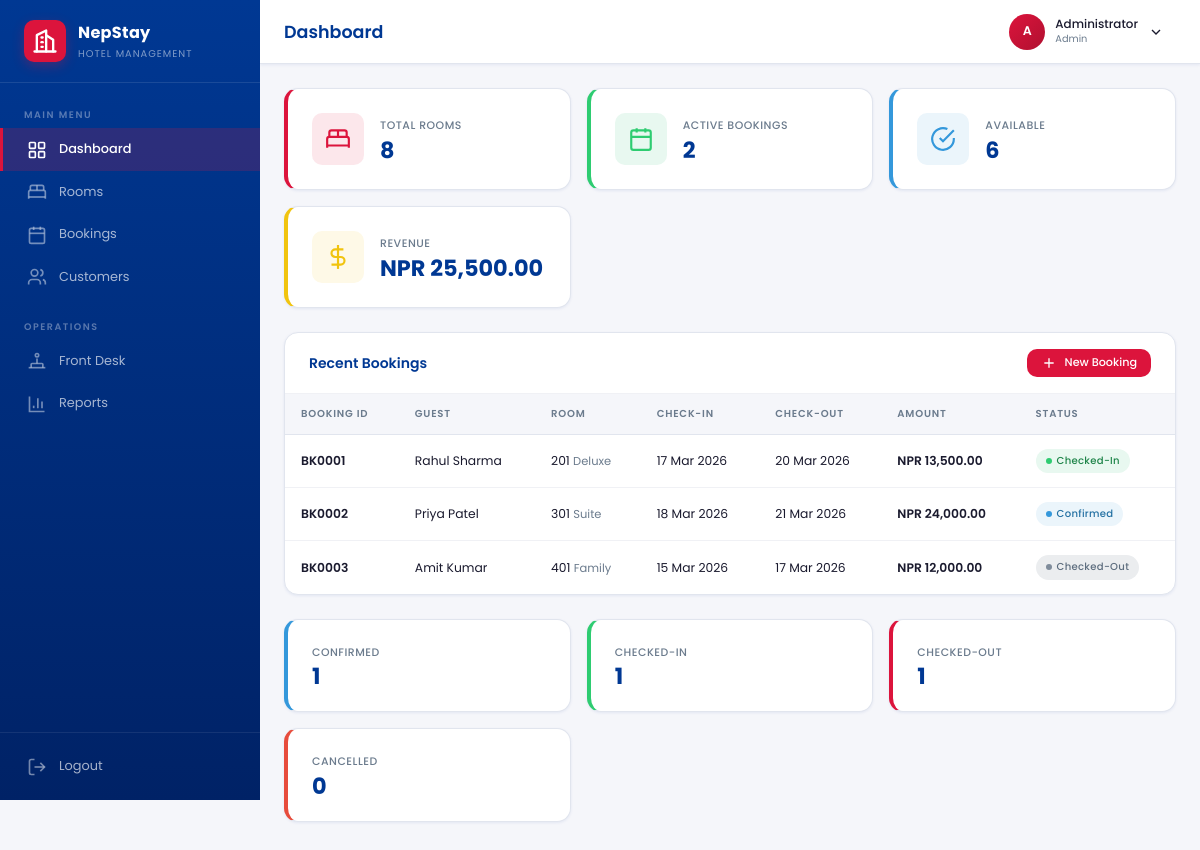
/admin/index.php (signed in), run on the app's committed database.
### tables this page shows
CREATE TABLE users (
    id INT AUTO_INCREMENT PRIMARY KEY,
    name VARCHAR(100) NOT NULL,
    email VARCHAR(255) UNIQUE NOT NULL,
    password VARCHAR(255) NOT NULL,
    role ENUM('admin','staff','manager') DEFAULT 'admin',
    avatar VARCHAR(255) DEFAULT NULL,
    created_at TIMESTAMP DEFAULT CURRENT_TIMESTAMP,
    updated_at TIMESTAMP DEFAULT CURRENT_TIMESTAMP ON UPDATE CURRENT_TIMESTAMP
);

CREATE TABLE bookings (
    id INT AUTO_INCREMENT PRIMARY KEY,
    customer_id INT NOT NULL,
    room_id INT NOT NULL,
    check_in DATE NOT NULL,
    check_out DATE NOT NULL,
    guests INT DEFAULT 1,
    total_amount DECIMAL(10,2) DEFAULT 0.00,
    status ENUM('Confirmed','Checked-In','Checked-Out','Cancelled') DEFAULT 'Confirmed',
    notes TEXT,
    checked_in_at DATETIME DEFAULT NULL,
    checked_out_at DATETIME DEFAULT NULL,
    created_at TIMESTAMP DEFAULT CURRENT_TIMESTAMP,
    updated_at TIMESTAMP DEFAULT CURRENT_TIMESTAMP ON UPDATE CURRENT_TIMESTAMP,
    FOREIGN KEY (customer_id) REFERENCES customers(id) ON DELETE CASCADE,
    FOREIGN KEY (room_id) REFERENCES rooms(id) ON DELETE CASCADE
);

CREATE TABLE customers (
    id INT AUTO_INCREMENT PRIMARY KEY,
    name VARCHAR(100) NOT NULL,
    email VARCHAR(255) DEFAULT NULL,
    phone VARCHAR(20) NOT NULL,
    address TEXT,
    id_proof ENUM('Passport','Driving License','National ID','Aadhar','Other') DEFAULT 'National ID',
    id_number VARCHAR(50) DEFAULT NULL,
    created_at TIMESTAMP DEFAULT CURRENT_TIMESTAMP,
    updated_at TIMESTAMP DEFAULT CURRENT_TIMESTAMP ON UPDATE CURRENT_TIMESTAMP
);

CREATE TABLE rooms (
    id INT AUTO_INCREMENT PRIMARY KEY,
    room_number VARCHAR(10) UNIQUE NOT NULL,
    type ENUM('Standard','Deluxe','Suite','Family') NOT NULL DEFAULT 'Standard',
    floor INT DEFAULT 1,
    price DECIMAL(10,2) NOT NULL,
    max_guests INT DEFAULT 2,
    description TEXT,
    amenities VARCHAR(500) DEFAULT NULL,
    status ENUM('Available','Occupied','Maintenance','Reserved') DEFAULT 'Available',
    image VARCHAR(255) DEFAULT NULL,
    created_at TIMESTAMP DEFAULT CURRENT_TIMESTAMP,
    updated_at TIMESTAMP DEFAULT CURRENT_TIMESTAMP ON UPDATE CURRENT_TIMESTAMP
);

### includes/functions.php (called while the page is built, shortened)
<?php
function format_currency($amount) {
    return 'NPR ' . number_format((float)$amount, 2);
}
function format_date($date, $format = 'd M Y') {
    return date($format, strtotime($date));
}
function badge_class($status) {
    $map = [
        'Available'   => 'badge-success',
        'Occupied'    => 'badge-danger',
        'Maintenance' => 'badge-warning',
        'Reserved'    => 'badge-info',
        'Confirmed'   => 'badge-info',
        'Checked-In'  => 'badge-success',
        'Checked-Out' => 'badge-muted',
        'Cancelled'   => 'badge-danger',
        'Paid'        => 'badge-success',
        'Pending'     => 'badge-warning',
        'Refunded'    => 'badge-danger',
    ];
    return $map[$status] ?? 'badge-muted';
}
function e($str) {
    return htmlspecialchars($str ?? '', ENT_QUOTES, 'UTF-8');
}
function booking_id($id) {
    return 'BK' . str_pad($id, 4, '0', STR_PAD_LEFT);
}
function is_page($page) {
    return basename($_SERVER['PHP_SELF']) === $page;
}
function nav_active($page) {
    return is_page($page) ? 'active' : '';
}

### includes/db.php (called while the page is built, shortened)
<?php
$conn = new mysqli(DB_HOST, DB_USER, DB_PASS, DB_NAME);
$conn->set_charset('utf8mb4');
function db_query($sql, $types = '', $params = []) {
    global $conn;
    if (empty($types)) {
        return $conn->query($sql);
    }
    $stmt = $conn->prepare($sql);
    $stmt->bind_param($types, ...$params);
    $stmt->execute();
    $result = $stmt->get_result();
    return $result;
}
function db_fetch($sql, $types = '', $params = []) {
    $result = db_query($sql, $types, $params);
    if ($result instanceof mysqli_result) {
        return $result->fetch_assoc();
    }
    return null;
}
function db_fetch_all($sql, $types = '', $params = []) {
    $result = db_query($sql, $types, $params);
    if ($result instanceof mysqli_result) {
        return $result->fetch_all(MYSQLI_ASSOC);
    }
    return [];
}
function db_value($sql, $types = '', $params = []) {
    $row = db_fetch($sql, $types, $params);
    return $row ? reset($row) : null;
}

### includes/auth.php (called while the page is built, shortened)
<?php
require_once __DIR__ . '/db.php';
function current_user() {
    return db_fetch("SELECT * FROM users WHERE id = ?", 'i', [$_SESSION['user_id']]);
}

### admin/index.php (the view, shortened to what this page needs)
<?php
require_once '../includes/header.php';
$totalRooms    = db_value("SELECT COUNT(*) FROM rooms");
$availableRooms = db_value("SELECT COUNT(*) FROM rooms WHERE status = 'Available'");
$activeBookings = db_value("SELECT COUNT(*) FROM bookings WHERE status IN ('Confirmed','Checked-In')");
$totalRevenue  = db_value("SELECT COALESCE(SUM(amount),0) FROM payments WHERE status = 'Paid'");
$recentBookings = db_fetch_all("
    SELECT b.*, c.name AS customer_name, r.room_number, r.type AS room_type
    FROM bookings b
    JOIN customers c ON b.customer_id = c.id
    JOIN rooms r ON b.room_id = r.id
    ORDER BY b.created_at DESC
    LIMIT 8
");
$confirmedCount  = db_value("SELECT COUNT(*) FROM bookings WHERE status = 'Confirmed'");
$checkedInCount  = db_value("SELECT COUNT(*) FROM bookings WHERE status = 'Checked-In'");
$checkedOutCount = db_value("SELECT COUNT(*) FROM bookings WHERE status = 'Checked-Out'");
$cancelledCount  = db_value("SELECT COUNT(*) FROM bookings WHERE status = 'Cancelled'");
?>
<div class="stats-grid">
    <div class="stat-card stat-accent">
        <div class="stat-icon">
            <svg width="26" height="26" viewBox="0 0 24 24" fill="none" stroke="currentColor" stroke-width="2"><path d="M2 20v-8a2 2 0 0 1 2-2h16a2 2 0 0 1 2 2v8"/><path d="M4 10V6a2 2 0 0 1 2-2h12a2 2 0 0 1 2 2v4"/><path d="M12 4v6"/><path d="M2 18h20"/></svg>
        </div>
        <div class="stat-content">
            <h4>Total Rooms</h4>
            <div class="stat-value"><?php echo $totalRooms; ?></div>
        </div>
    </div>
    <div class="stat-card stat-success">
        <div class="stat-icon">
            <svg width="26" height="26" viewBox="0 0 24 24" fill="none" stroke="currentColor" stroke-width="2"><rect x="3" y="4" width="18" height="18" rx="2"/><path d="M16 2v4"/><path d="M8 2v4"/><path d="M3 10h18"/></svg>
        </div>
        <div class="stat-content">
            <h4>Active Bookings</h4>
            <div class="stat-value"><?php echo $activeBookings; ?></div>
        </div>
    </div>
    <div class="stat-card stat-info">
        <div class="stat-icon">
            <svg width="26" height="26" viewBox="0 0 24 24" fill="none" stroke="currentColor" stroke-width="2"><path d="M22 11.08V12a10 10 0 1 1-5.93-9.14"/><polyline points="22 4 12 14.01 9 11.01"/></svg>
        </div>
        <div class="stat-content">
            <h4>Available</h4>
            <div class="stat-value"><?php echo $availableRooms; ?></div>
        </div>
    </div>
    <div class="stat-card stat-warning">
        <div class="stat-icon">
            <svg width="26" height="26" viewBox="0 0 24 24" fill="none" stroke="currentColor" stroke-width="2"><line x1="12" y1="1" x2="12" y2="23"/><path d="M17 5H9.5a3.5 3.5 0 0 0 0 7h5a3.5 3.5 0 0 1 0 7H6"/></svg>
        </div>
        <div class="stat-content">
            <h4>Revenue</h4>
            <div class="stat-value"><?php echo format_currency($totalRevenue); ?></div>
        </div>
    </div>
</div>
<div class="grid-2">
    <div class="table-container" style="grid-column: 1 / -1;">
        <div class="table-header">
            <h3>Recent Bookings</h3>
            <a href="booking_form.php" class="btn btn-accent btn-sm">
                <svg width="16" height="16" viewBox="0 0 24 24" fill="none" stroke="currentColor" stroke-width="2"><line x1="12" y1="5" x2="12" y2="19"/><line x1="5" y1="12" x2="19" y2="12"/></svg>
                New Booking
            </a>
        </div>
        <div class="table-scroll">
            <table class="data-table">
                <thead>
                    <tr>
                        <th>Booking ID</th>
                        <th>Guest</th>
                        <th>Room</th>
                        <th>Check-in</th>
                        <th>Check-out</th>
                        <th>Amount</th>
                        <th>Status</th>
                    </tr>
                </thead>
                <tbody>
                <?php if (empty($recentBookings)): ?>
                    <tr>
                        <td colspan="7">
                            <div class="empty-state">
                                <p>No bookings yet</p>
                            </div>
                        </td>
                    </tr>
                <?php else: ?>
                    <?php foreach ($recentBookings as $b): ?>
                    <tr>
                        <td class="text-bold"><?php echo booking_id($b['id']); ?></td>
                        <td><?php echo e($b['customer_name']); ?></td>
                        <td><?php echo e($b['room_number']); ?> <span class="text-muted"><?php echo e($b['room_type']); ?></span></td>
                        <td><?php echo format_date($b['check_in']); ?></td>
                        <td><?php echo format_date($b['check_out']); ?></td>
                        <td class="text-bold"><?php echo format_currency($b['total_amount']); ?></td>
                        <td><span class="badge <?php echo badge_class($b['status']); ?>"><span class="badge-dot"></span> <?php echo e($b['status']); ?></span></td>
                    </tr>
                    <?php endforeach; ?>
                <?php endif; ?>
                </tbody>
            </table>
        </div>
    </div>
</div>
<div class="stats-grid mt-lg">
    <div class="stat-card stat-info">
        <div class="stat-content">
            <h4>Confirmed</h4>
            <div class="stat-value"><?php echo $confirmedCount; ?></div>
        </div>
    </div>
    <div class="stat-card stat-success">
        <div class="stat-content">
            <h4>Checked-In</h4>
            <div class="stat-value"><?php echo $checkedInCount; ?></div>
        </div>
    </div>
    <div class="stat-card stat-accent">
        <div class="stat-content">
            <h4>Checked-Out</h4>
            <div class="stat-value"><?php echo $checkedOutCount; ?></div>
        </div>
    </div>
    <div class="stat-card stat-danger">
        <div class="stat-content">
            <h4>Cancelled</h4>
            <div class="stat-value"><?php echo $cancelledCount; ?></div>
        </div>
    </div>
</div>
<?php require_once '../includes/footer.php'; ?>

### includes/header.php (shortened to what this page needs)
<?php
require_once __DIR__ . '/db.php';
require_once __DIR__ . '/auth.php';
require_once __DIR__ . '/functions.php';
$currentUser = current_user();
$currentPage = basename($_SERVER['PHP_SELF']);
$pageTitles = [
    'index.php'           => 'Dashboard',
    'rooms.php'           => 'Rooms',
    'room_form.php'       => isset($_GET['id']) ? 'Edit Room' : 'Add Room',
    'bookings.php'        => 'Bookings',
    'booking_form.php'    => isset($_GET['id']) ? 'Edit Booking' : 'New Booking',
    'customers.php'       => 'Customers',
    'customer_form.php'   => isset($_GET['id']) ? 'Edit Customer' : 'Add Customer',
    'reports.php'         => 'Reports',
    'front_desk.php'      => 'Front Desk',
];
$pageTitle = $pageTitles[$currentPage] ?? 'NepStay';
?>
<!DOCTYPE html>
<html lang="en">
<head>
    <link rel="stylesheet" href="/Hotel_Reservation_System/assets/css/style.css">
</head>
<body>
<aside class="sidebar" id="sidebar">
    <div class="sidebar-brand">
        <div class="brand-icon">
            <svg width="28" height="28" viewBox="0 0 24 24" fill="none" stroke="currentColor" stroke-width="2" stroke-linecap="round" stroke-linejoin="round">
                <path d="M3 21h18"/><path d="M5 21V7l8-4v18"/><path d="M19 21V11l-6-4"/>
                <path d="M9 9h1"/><path d="M9 13h1"/><path d="M9 17h1"/>
            </svg>
        </div>
        <div class="brand-text">
            <span class="brand-name">NepStay</span>
            <span class="brand-sub">Hotel Management</span>
        </div>
    </div>
    <nav class="sidebar-nav">
        <div class="nav-section">
            <span class="nav-label">MAIN MENU</span>
            <a href="/Hotel_Reservation_System/admin/index.php" class="nav-item <?php echo nav_active('index.php'); ?>">
                <svg width="20" height="20" viewBox="0 0 24 24" fill="none" stroke="currentColor" stroke-width="2"><rect x="3" y="3" width="7" height="7" rx="1"/><rect x="14" y="3" width="7" height="7" rx="1"/><rect x="3" y="14" width="7" height="7" rx="1"/><rect x="14" y="14" width="7" height="7" rx="1"/></svg>
                <span>Dashboard</span>
            </a>
            <a href="/Hotel_Reservation_System/admin/rooms.php" class="nav-item <?php echo (nav_active('rooms.php') || nav_active('room_form.php')) ? 'active' : ''; ?>">
                <svg width="20" height="20" viewBox="0 0 24 24" fill="none" stroke="currentColor" stroke-width="2"><path d="M2 20v-8a2 2 0 0 1 2-2h16a2 2 0 0 1 2 2v8"/><path d="M4 10V6a2 2 0 0 1 2-2h12a2 2 0 0 1 2 2v4"/><path d="M12 4v6"/><path d="M2 18h20"/></svg>
                <span>Rooms</span>
            </a>
            <a href="/Hotel_Reservation_System/admin/bookings.php" class="nav-item <?php echo (nav_active('bookings.php') || nav_active('booking_form.php')) ? 'active' : ''; ?>">
                <svg width="20" height="20" viewBox="0 0 24 24" fill="none" stroke="currentColor" stroke-width="2"><rect x="3" y="4" width="18" height="18" rx="2"/><path d="M16 2v4"/><path d="M8 2v4"/><path d="M3 10h18"/><path d="M8 14h.01"/><path d="M12 14h.01"/><path d="M16 14h.01"/><path d="M8 18h.01"/><path d="M12 18h.01"/></svg>
                <span>Bookings</span>
            </a>
            <a href="/Hotel_Reservation_System/admin/customers.php" class="nav-item <?php echo (nav_active('customers.php') || nav_active('customer_form.php')) ? 'active' : ''; ?>">
                <svg width="20" height="20" viewBox="0 0 24 24" fill="none" stroke="currentColor" stroke-width="2"><path d="M16 21v-2a4 4 0 0 0-4-4H6a4 4 0 0 0-4 4v2"/><circle cx="9" cy="7" r="4"/><path d="M22 21v-2a4 4 0 0 0-3-3.87"/><path d="M16 3.13a4 4 0 0 1 0 7.75"/></svg>
                <span>Customers</span>
            </a>
        </div>
        <div class="nav-section">
            <span class="nav-label">OPERATIONS</span>
            <a href="/Hotel_Reservation_System/admin/front_desk.php" class="nav-item <?php echo nav_active('front_desk.php'); ?>">
                <svg width="20" height="20" viewBox="0 0 24 24" fill="none" stroke="currentColor" stroke-width="2"><path d="M2 20h20"/><path d="M5 20v-4a1 1 0 0 1 1-1h12a1 1 0 0 1 1 1v4"/><path d="M12 15V9"/><circle cx="12" cy="5" r="2"/></svg>
                <span>Front Desk</span>
            </a>
            <a href="/Hotel_Reservation_System/admin/reports.php" class="nav-item <?php echo nav_active('reports.php'); ?>">
                <svg width="20" height="20" viewBox="0 0 24 24" fill="none" stroke="currentColor" stroke-width="2"><path d="M3 3v18h18"/><path d="M18 17V9"/><path d="M13 17V5"/><path d="M8 17v-3"/></svg>
                <span>Reports</span>
            </a>
        </div>
    </nav>
    <div class="sidebar-footer">
        <a href="/Hotel_Reservation_System/logout.php" class="nav-item">
            <svg width="20" height="20" viewBox="0 0 24 24" fill="none" stroke="currentColor" stroke-width="2"><path d="M9 21H5a2 2 0 0 1-2-2V5a2 2 0 0 1 2-2h4"/><polyline points="16 17 21 12 16 7"/><line x1="21" y1="12" x2="9" y2="12"/></svg>
            <span>Logout</span>
        </a>
    </div>
</aside>
<div class="main-wrapper">
    <header class="topbar">
        <div class="topbar-left">
            <h1 class="topbar-title"><?php echo e($pageTitle); ?></h1>
        </div>
        <div class="topbar-right">
            <div class="topbar-user" id="userDropdownToggle">
                <div class="topbar-avatar"><?php echo strtoupper(substr($currentUser['name'] ?? 'A', 0, 1)); ?></div>
                <div class="topbar-user-info">
                    <span class="topbar-user-name"><?php echo e($currentUser['name'] ?? 'Admin'); ?></span>
                    <span class="topbar-user-role"><?php echo e(ucfirst($currentUser['role'] ?? 'admin')); ?></span>
                </div>
                <svg width="16" height="16" viewBox="0 0 24 24" fill="none" stroke="currentColor" stroke-width="2"><polyline points="6 9 12 15 18 9"/></svg>
            </div>
        </div>
    </header>
    <main class="content">

### data on the page
users: name "A", name "Administrator", role "Admin"
bookings: id "BK0001", customer.name "Rahul Sharma", room.room_number "201", room.type "Deluxe", check_in "17 Mar 2026", check_out "20 Mar 2026", total_amount "NPR 13,500.00", status "Checked-In"
bookings: id "BK0002", customer.name "Priya Patel", room.room_number "301", room.type "Suite", check_in "18 Mar 2026", check_out "21 Mar 2026", total_amount "NPR 24,000.00", status "Confirmed"
bookings: id "BK0003", customer.name "Amit Kumar", room.room_number "401", room.type "Family", check_in "15 Mar 2026", check_out "17 Mar 2026", total_amount "NPR 12,000.00", status "Checked-Out"

### other printed values
$pageTitle "Dashboard"
$totalRooms "8"
$activeBookings "2"
$availableRooms "6"
format_currency($totalRevenue) "NPR 25,500.00"
$confirmedCount "1"
$checkedInCount "1"
$checkedOutCount "1"
$cancelledCount "0"
